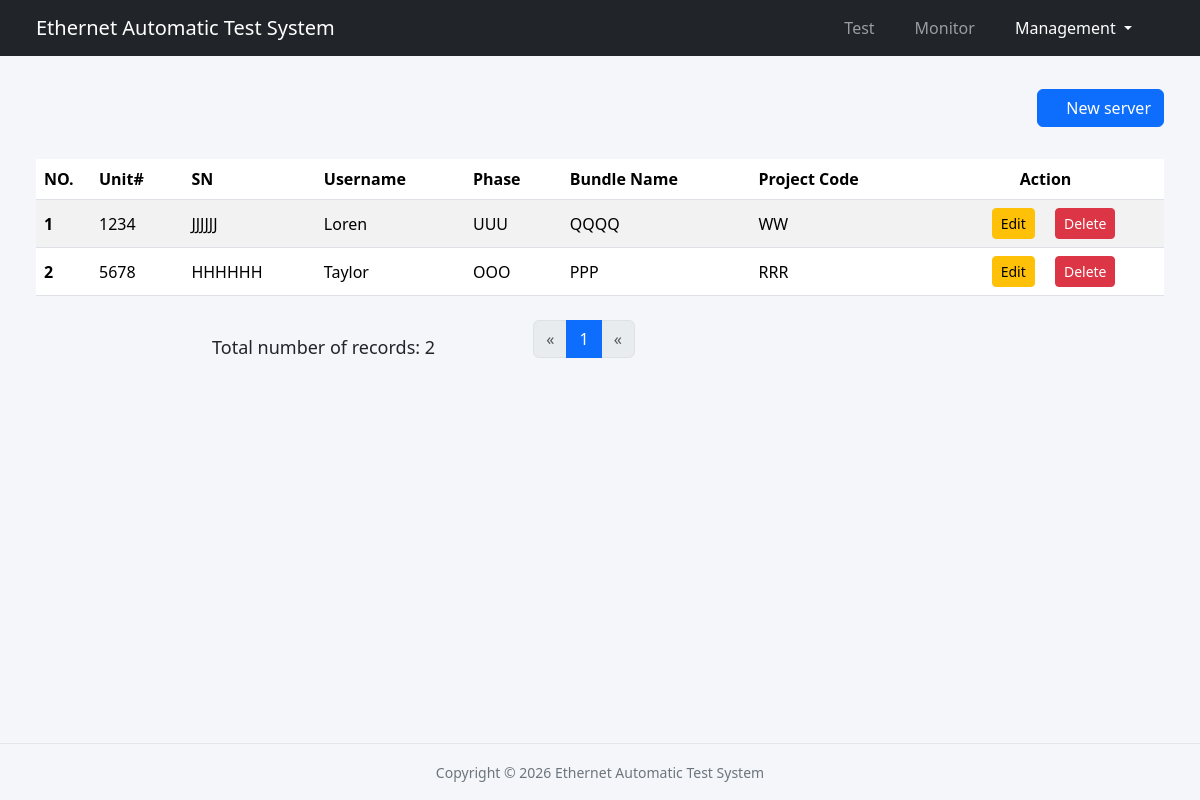
Screenshot of /api/servers with the database file from the repository.
### libs/models.py (models this page shows, shortened)
class Server(db.Model):
    __tablename__ = 'server'
    id = db.Column(db.Integer, primary_key=True)
    unit_no = db.Column(db.String(20), nullable=False)
    unit_sn = db.Column(db.String(50), nullable=False, unique=True)
    user = db.Column(db.String(20), nullable=False)
    unit_phase = db.Column(db.String(20), nullable=False)
    unit_bundle = db.Column(db.String(20), nullable=False)
    project_code = db.Column(db.String(20), nullable=False)

### app.py (the view)
@app.route('/api/servers', methods=['GET'])
def servers_management():
    page = request.args.get('page', 1, type=int)
    pagination = Server.query.order_by(Server.id).paginate(page=page, per_page=100, error_out=False)
    servers = pagination.items
    return render_template("server_management.html", current_url="management", servers=servers,
                           pagination=pagination)

### templates/server_management.html (shortened to what this page needs)
{% extends "base.html" %}
{% import "_macros.html" as macros %}
{% block contents %}
    <div class="d-flex justify-content-end align-items-center flex-wrap mb-4 my-4">
        <button class="btn btn-primary" data-bs-target="#addNewServer" data-bs-toggle="modal"><i class="bi bi-plus-circle"></i> New server</button>
    </div>
    <div class="table-responsive py-2">
        <table class="table table-striped table-hover">
            <thead>
                <tr>
                    <th class="text-start" style="max-width: 55px; width: 55px;">NO.</th>
                    <th class="text-start">Unit#</th>
                    <th class="text-start">SN</th>
                    <th class="text-start">Username</th>
                    <th class="text-start">Phase</th>
                    <th class="text-start">Bundle Name</th>
                    <th class="text-start">Project Code</th>
                    <th class="text-center">Action</th>
                </tr>
            </thead>
            <tbody>
                {% for server in servers %}
                <tr>
                    <th class="text-start">{{ servers.index(server) + 1 }}</th>
                    <td class="text-start">{{ server.unit_no }}</td>
                    <td class="text-start">{{ server.unit_sn }}</td>
                    <td class="text-start">{{ server.user }}</td>
                    <td class="text-start">{{ server.unit_phase }}</td>
                    <td class="text-start">{{ server.unit_bundle }}</td>
                    <td class="text-start">{{ server.project_code }}</td>
                    <td class="text-center">
                        <button type="button" class="btn btn-warning btn-sm mx-3" data-bs-toggle="modal" data-bs-target="#edit_server_{{ server.id }}">
                            Edit
                        </button>
                        <form action="{{ url_for('delete_server', server_id=server.id) }}" method="post" class="d-inline"
                        onsubmit="return confirm('Are you sure you want to delete server: {{ server.unit_no }}?');">
                            <button type="submit" class="btn btn-danger btn-sm">Delete</button>
                        </form>
                    </td>
                {% endfor %}
            </tbody>
        </table>
    </div>
    <div class="pagination">
      {{ macros.pagination_widget(pagination, ".servers_management") }}
    </div>
{% endblock %}

### static/css/base.css (style rules this page uses)
body { background-color: #f4f6f9; font-family: 'Segoe UI', Roboto, system-ui, -apple-system; }
th, td { align-content: center; }

### rows the page displays
Server: servers.index(server)+1 "1", unit_no "1234", unit_sn "JJJJJJ", user "Loren", unit_phase "UUU", unit_bundle "QQQQ", project_code "WW"
Server: servers.index(server)+1 "2", unit_no "5678", unit_sn "HHHHHH", user "Taylor", unit_phase "OOO", unit_bundle "PPP", project_code "RRR"

### other values shown
{{ pagination.total }} "2"
{{ p }} "1"
